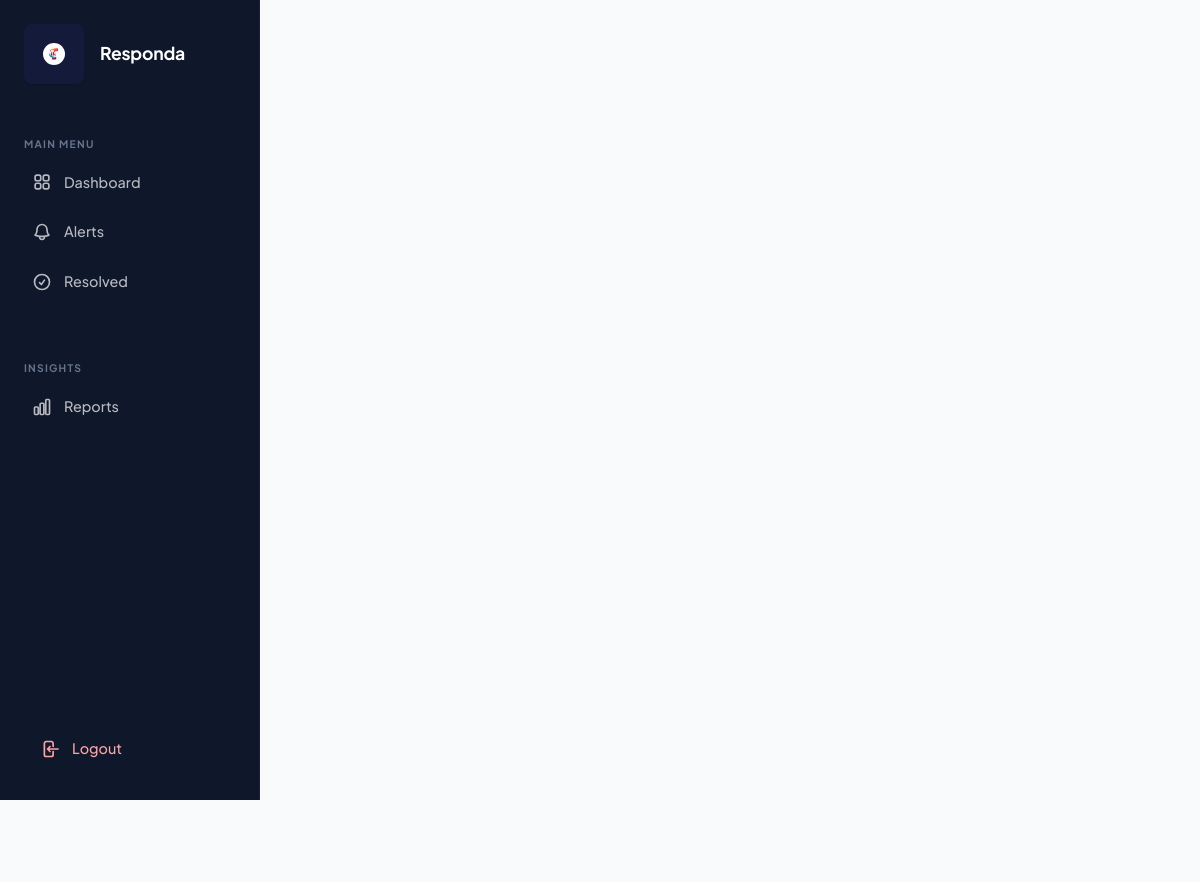
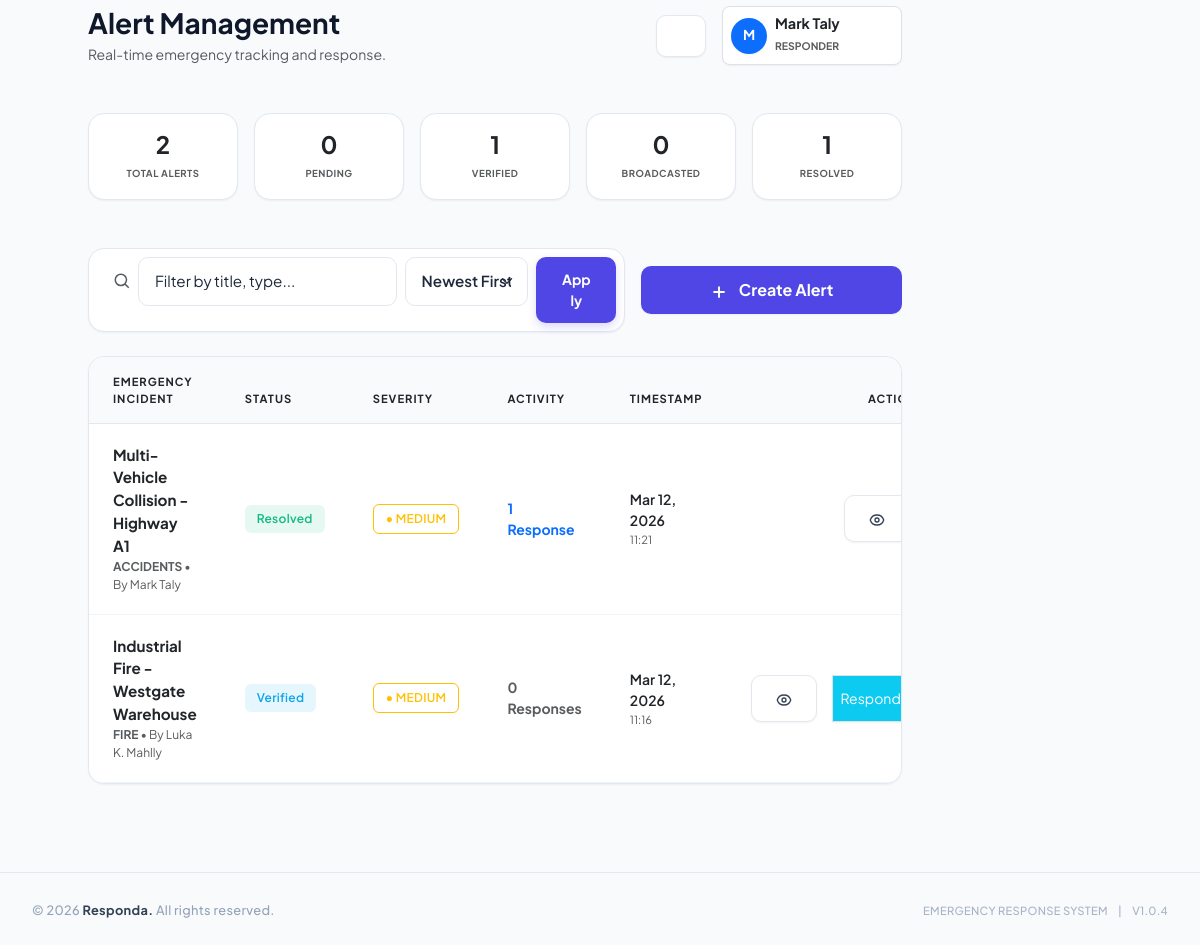
/alerts.php?filter=all (signed in), run on the app's committed database (2 pictures, top to bottom).
### tables this page shows
CREATE TABLE `Alerts` (
  `Alerts_id` int(11) NOT NULL,
  `Alerts_AlertTypes_id` int(11) NOT NULL,
  `Alerts_title` varchar(150) NOT NULL,
  `Alerts_desc` text NOT NULL,
  `Alerts_latitude` decimal(10,8) NOT NULL,
  `Alerts_longitude` decimal(11,8) NOT NULL,
  `Alerts_status` enum('pending','verified','broadcasted','resolved') DEFAULT 'pending',
  `Alerts_severity` enum('Low','Medium','High') DEFAULT 'Medium',
  `Alerts_Users_id` int(11) DEFAULT NULL,
  `Alerts_AssignedTo_id` int(11) DEFAULT NULL,
  `Alerts_created_at` timestamp NOT NULL DEFAULT current_timestamp()
);

CREATE TABLE `AlertTypes` (
  `AlertTypes_id` int(11) NOT NULL,
  `AlertTypes_name` varchar(100) NOT NULL,
  `AlertTypes_desc` text DEFAULT NULL,
  `AlertTypes_created_at` timestamp NOT NULL DEFAULT current_timestamp()
);

CREATE TABLE `Users` (
  `Users_id` int(11) NOT NULL,
  `Users_full_name` varchar(100) NOT NULL,
  `Users_email` varchar(100) NOT NULL,
  `Users_phone` varchar(20) DEFAULT NULL,
  `Users_password` varchar(255) NOT NULL,
  `Users_api_token` varchar(255) DEFAULT NULL,
  `Users_Roles_id` int(11) NOT NULL,
  `Users_status` enum('active','inactive') DEFAULT 'active',
  `Users_created_at` timestamp NOT NULL DEFAULT current_timestamp()
);

### public/alerts.php (the view, shortened to what this page needs)
<?php
$username = htmlspecialchars($_SESSION['username'] ?? 'User', ENT_QUOTES, 'UTF-8');
$status_filter = $_GET['filter'] ?? 'all';
$search_query = trim($_GET['search'] ?? '');
$sort_by = $_GET['sort'] ?? 'recent';
$alerts = [];
$status_counts = ['pending' => 0, 'verified' => 0, 'broadcasted' => 0, 'resolved' => 0, 'all' => 0];
$hasAssignedToColumn = false;
try {
    $pdo = getPDO();
    try {
        $columnCheck = $pdo->query("SHOW COLUMNS FROM Alerts LIKE 'Alerts_AssignedTo_id'")->fetch();
        $hasAssignedToColumn = !empty($columnCheck);
    } catch (Exception $inner) {
        $hasAssignedToColumn = false;
    }
    $stmt = $pdo->query("SELECT Alerts_status, COUNT(*) as count FROM Alerts GROUP BY Alerts_status");
    while ($row = $stmt->fetch()) {
        if (isset($status_counts[$row['Alerts_status']])) {
            $status_counts[$row['Alerts_status']] = (int)$row['count'];
        }
    }
    $status_counts['all'] = array_sum($status_counts);
    $query = "
        SELECT a.*, at.AlertTypes_name as alert_type, u.Users_full_name as creator, ".
        ($hasAssignedToColumn ? "ar.Users_full_name as assigned_to_name, a.Alerts_AssignedTo_id, " : "") .
        "(SELECT COUNT(*) FROM AlertResponses WHERE AlertResponses_Alerts_id = a.Alerts_id) as response_count
        FROM Alerts a
        LEFT JOIN AlertTypes at ON a.Alerts_AlertTypes_id = at.AlertTypes_id
        LEFT JOIN Users u ON a.Alerts_Users_id = u.Users_id
        " .
        ($hasAssignedToColumn ? "LEFT JOIN Users ar ON a.Alerts_AssignedTo_id = ar.Users_id\n" : "") .
        "WHERE 1=1
    ";
    $query .= match($sort_by) {
        'oldest' => " ORDER BY a.Alerts_created_at ASC",
        'status' => " ORDER BY FIELD(a.Alerts_status, 'pending', 'verified', 'broadcasted', 'resolved'), a.Alerts_created_at DESC",
        default => " ORDER BY a.Alerts_created_at DESC"
    };
    $alerts = $pdo->query($query)->fetchAll();
} catch (Exception $e) {
    error_log($e->getMessage());
}
include __DIR__ . '/../includes/header.php';
?>
<div class="container-fluid p-0">
    <div class="row g-0">
        <?php include __DIR__ . '/../includes/sidebar.php'; ?>
        <main class="col-lg-10 bg-light min-vh-100">
            <div class="p-4 p-lg-5">
                <div class="d-flex justify-content-between align-items-center mb-5">
                    <div>
                        <h1 class="h3 fw-bold mb-1">Alert Management</h1>
                        <p class="text-muted mb-0 small">Real-time emergency tracking and response.</p>
                    </div>
                    <div class="d-flex align-items-center">
                        <div class="dropdown me-3">
                            <button class="btn btn-white border shadow-sm position-relative rounded-circle p-0 d-flex align-items-center justify-content-center" type="button" id="notifBell" data-bs-toggle="dropdown" style="width: 42px; height: 42px;">
                            </button>
                        </div>
                        <div class="bg-white border rounded-3 p-2 shadow-sm d-flex align-items-center" style="min-width: 180px;">
                            <div class="rounded-circle bg-primary d-flex align-items-center justify-content-center text-white fw-bold me-2 shadow-sm" style="width: 36px; height: 36px; font-size: 0.85rem;">
                                <?= strtoupper(substr($username, 0, 1)) ?>
                            </div>
                            <div class="overflow-hidden">
                                <p class="mb-0 text-truncate fw-bold text-dark" style="font-size: 0.9rem; line-height: 1.2;"><?= $username ?></p>
                                <small class="text-muted text-uppercase fw-bold" style="font-size: 0.65rem;"><?= ($role_id == 1) ? 'Administrator' : 'Responder' ?></small>
                            </div>
                        </div>
                    </div>
                </div>
                <div class="row g-3 mb-5">
                    <?php
                    $filter_configs = [
                        'all' => ['label' => 'Total alerts', 'color' => 'secondary'],
                        'pending' => ['label' => 'Pending', 'color' => 'warning'],
                        'verified' => ['label' => 'Verified', 'color' => 'info'],
                        'broadcasted' => ['label' => 'Broadcasted', 'color' => 'primary'],
                        'resolved' => ['label' => 'Resolved', 'color' => 'success']
                    ];
                    foreach ($filter_configs as $key => $cfg):
                        $isActive = ($status_filter === $key);
                    ?>
                    <div class="col-lg">
                        <a href="?filter=<?= $key ?>" class="text-decoration-none">
                            <div class="card border-0 shadow-sm transition-all h-100 <?= $isActive ? 'border-start border-primary border-4' : '' ?>">
                                <div class="card-body p-3 text-center">
                                    <h4 class="fw-bold mb-0 text-dark"><?= $status_counts[$key] ?></h4>
                                    <small class="text-muted text-uppercase fw-bold" style="font-size: 0.6rem; letter-spacing: 0.5px;"><?= $cfg['label'] ?></small>
                                </div>
                            </div>
                        </a>
                    </div>
                    <?php endforeach; ?>
                </div>
                <div class="row g-3 mb-4 align-items-center">
                    <div class="col-lg-8">
                        <div class="card border-0 shadow-sm">
                            <div class="card-body p-2">
                                <form method="GET" class="row g-2">
                                    <div class="col-md-7">
                                        <div class="input-group input-group-sm border-0">
                                            <span class="input-group-text bg-transparent border-0 text-muted ps-3">
                                                <svg xmlns="http://www.w3.org/2000/svg" width="18" height="18" fill="none" viewBox="0 0 24 24" stroke="currentColor" stroke-width="2"><path d="m21 21-5.197-5.197m0 0A7.5 7.5 0 1 0 5.196 5.196a7.5 7.5 0 0 0 10.607 10.607Z" /></svg>
                                            </span>
                                            <input type="text" name="search" class="form-control border-0 bg-transparent" placeholder="Filter by title, type..." value="<?= htmlspecialchars($search_query) ?>">
                                        </div>
                                    </div>
                                    <div class="col-md-3">
                                        <select name="sort" class="form-select form-select-sm border-0 bg-light fw-semibold" onchange="this.form.submit()">
                                            <option value="recent" <?= $sort_by === 'recent' ? 'selected' : '' ?>>Newest First</option>
                                        </select>
                                    </div>
                                    <div class="col-md-2">
                                        <button type="submit" class="btn btn-primary btn-sm w-100 fw-bold">Apply</button>
                                    </div>
                                </form>
                            </div>
                        </div>
                    </div>
                    <div class="col-lg-4 text-lg-end">
                        <button class="btn btn-primary shadow-sm px-4 fw-bold w-100 w-lg-auto" data-bs-toggle="modal" data-bs-target="#createAlertModal">
                            <svg xmlns="http://www.w3.org/2000/svg" width="18" height="18" fill="none" viewBox="0 0 24 24" stroke="currentColor" stroke-width="2.5" class="me-2"><path d="M12 4.5v15m7.5-7.5h-15" /></svg>
                            Create Alert
                        </button>
                    </div>
                </div>
                <div class="card border-0 shadow-sm overflow-hidden">
                    <div class="table-responsive">
                        <table class="table table-hover align-middle mb-0" id="alertsTable">
                            <thead class="bg-light">
                                <tr>
                                    <th class="ps-4">Emergency Incident</th>
                                    <th>Status</th>
                                    <th>Severity</th>
                                    <th>Activity</th>
                                    <th>Timestamp</th>
                                    <th class="text-end pe-4">Actions</th>
                                </tr>
                            </thead>
                            <tbody>
                                <?php if(empty($alerts)): ?>
                                    <tr><td colspan="6" class="text-center p-5 text-muted small">No incidents found matching your current filters.</td></tr>
                                <?php else: foreach ($alerts as $alert):
                                    $sev_color = match($alert['Alerts_severity']) { 'High' => 'danger', 'Medium' => 'warning', 'Low' => 'success', default => 'secondary' };
                                    $stat_color = match($alert['Alerts_status']) { 'pending' => 'warning', 'verified' => 'info', 'broadcasted' => 'primary', 'resolved' => 'success', default => 'secondary' };
                                ?>
                                <tr>
                                    <td class="ps-4">
                                        <div class="fw-bold text-dark" style="font-size: 0.95rem;"><?= htmlspecialchars($alert['Alerts_title']) ?></div>
                                        <small class="text-muted d-block" style="font-size: 0.75rem;">
                                            <span class="fw-bold text-uppercase"><?= htmlspecialchars($alert['alert_type']) ?></span> • By <?= htmlspecialchars($alert['creator'] ?? 'System') ?>
                                        </small>
                                    </td>
                                    <td>
                                        <span class="badge bg-<?= $stat_color ?>-subtle text-<?= $stat_color ?> px-2 py-1">
                                            <?= ucfirst($alert['Alerts_status']) ?>
                                        </span>
                                    </td>
                                    <td>
                                        <span class="badge border border-<?= $sev_color ?> text-<?= $sev_color ?> bg-white fw-bold" style="font-size: 0.65rem;">
                                            ● <?= strtoupper($alert['Alerts_severity']) ?>
                                        </span>
                                    </td>
                                    <td>
                                        <div class="small fw-bold text-<?= $alert['response_count'] > 0 ? 'primary' : 'muted' ?>">
                                            <?= $alert['response_count'] ?> Response<?= $alert['response_count'] != 1 ? 's' : '' ?>
                                        </div>
                                    </td>
                                    <td>
                                        <div class="small text-dark fw-semibold"><?= date('M d, Y', strtotime($alert['Alerts_created_at'])) ?></div>
                                        <div class="small text-muted" style="font-size: 0.7rem;"><?= date('H:i', strtotime($alert['Alerts_created_at'])) ?></div>
                                    </td>
                                    <td class="text-end pe-4">
                                        <div class="btn-group">
                                            <button class="btn btn-sm btn-white border shadow-sm view-alert me-3"
                                                data-id="<?= $alert['Alerts_id'] ?>"
                                                data-title="<?= htmlspecialchars($alert['Alerts_title']) ?>"
                                                data-description="<?= htmlspecialchars($alert['Alerts_desc']) ?>"
                                                data-type="<?= htmlspecialchars($alert['alert_type']) ?>"
                                                data-status="<?= $alert['Alerts_status'] ?>"
                                                data-severity="<?= $alert['Alerts_severity'] ?>"
                                                data-created-at="<?= htmlspecialchars($alert['Alerts_created_at']) ?>"
                                                data-assigned-to="<?= $alert['Alerts_AssignedTo_id'] ?? '' ?>"
                                                data-assigned-to-name="<?= htmlspecialchars($alert['assigned_to_name'] ?? '') ?>"
                                                data-latitude="<?= $alert['Alerts_latitude'] ?>"
                                                data-longitude="<?= $alert['Alerts_longitude'] ?>"
                                                data-bs-toggle="modal" data-bs-target="#viewAlertModal">
                                            </button>
                                            <?php if($role_id == 2 && in_array($alert['Alerts_status'], ['pending', 'verified'])): ?>
                                                <button class="btn btn-sm btn-info border text-white shadow-sm respond-alert me-3"
                                                    data-id="<?= $alert['Alerts_id'] ?>"
                                                    data-title="<?= htmlspecialchars($alert['Alerts_title']) ?>"
                                                    data-description="<?= htmlspecialchars($alert['Alerts_desc']) ?>"
                                                    data-type="<?= htmlspecialchars($alert['alert_type']) ?>"
                                                    data-status="<?= $alert['Alerts_status'] ?>"
                                                    data-created-at="<?= htmlspecialchars($alert['Alerts_created_at']) ?>">
                                                    Respond
                                                </button>
                                            <?php endif; ?>
                                        </div>
                                    </td>
                                </tr>
                                <?php endforeach; endif; ?>
                            </tbody>
                        </table>
                    </div>
                </div>
            </div>
        </main>
    </div>
</div>
<?php
    include __DIR__ . '/../includes/footer.php';
?>

### data on the page
alerts: Alerts_title "Multi-Vehicle Collision - Highway A1", Alerts_AlertTypes.AlertTypes_name "ACCIDENTS", Alerts_Users.Users_full_name "Mark Taly", Alerts_status "Resolved", Alerts_severity "MEDIUM", response_count "1", Alerts_created_at "Mar 12, 2026", Alerts_created_at "11:21"
alerts: Alerts_title "Industrial Fire - Westgate Warehouse", Alerts_AlertTypes.AlertTypes_name "FIRE", Alerts_Users.Users_full_name "Luka K. Mahlly", Alerts_status "Verified", Alerts_severity "MEDIUM", response_count "0", Alerts_created_at "Mar 12, 2026", Alerts_created_at "11:16"

### other printed values
substr($username, 0, 1) "M"
$username "Mark Taly"
$status_counts[$key] "2"
$cfg['label'] "TOTAL ALERTS"
$status_counts[$key] "0"
$cfg['label'] "PENDING"
$status_counts[$key] "1"
$cfg['label'] "VERIFIED"
$cfg['label'] "BROADCASTED"
$cfg['label'] "RESOLVED"
